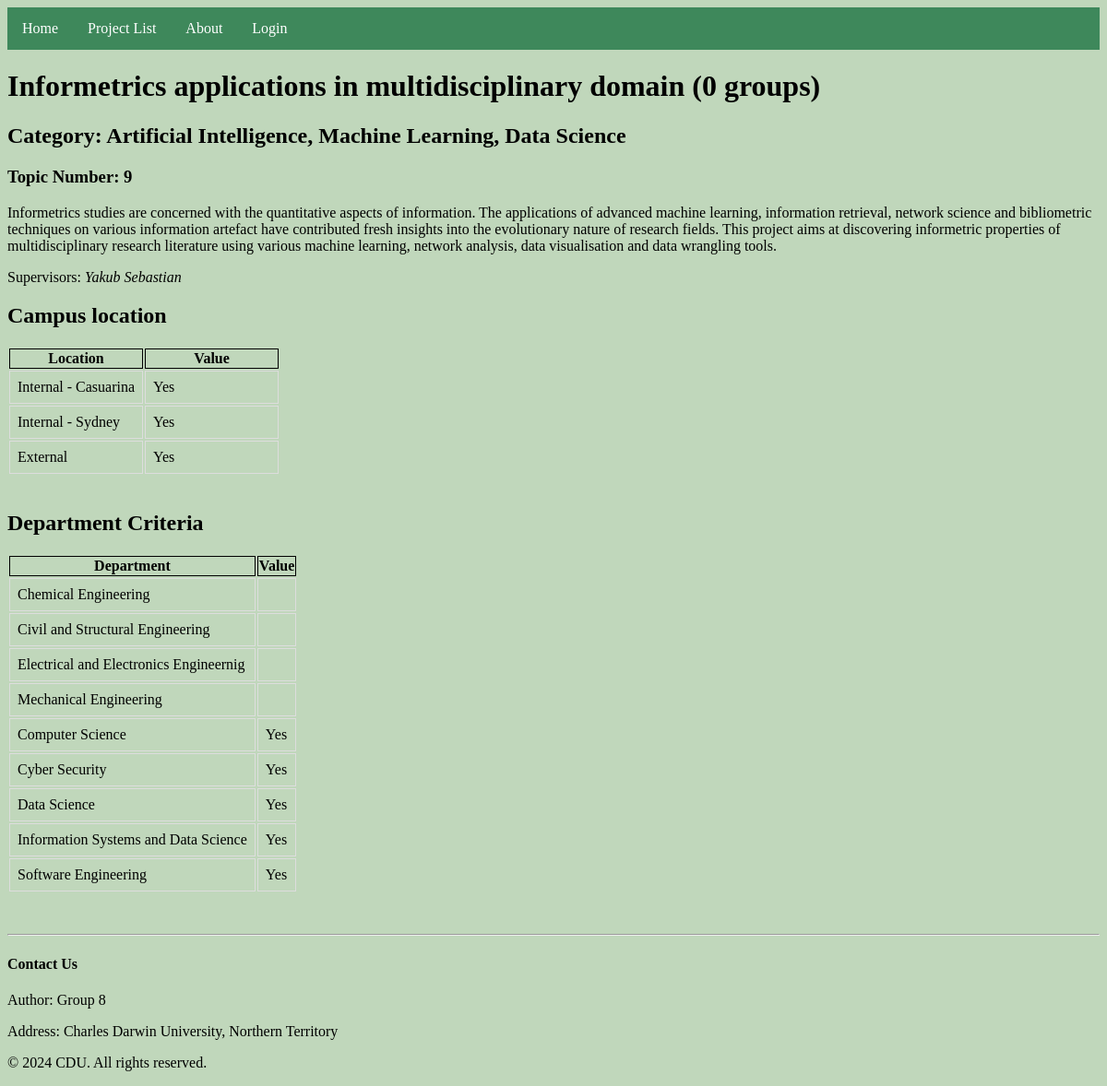
Screenshot of /projects/9 with the database file from the repository.
### g8_app/models.py (models this page shows, shortened)
class Project(models.Model):
    topic_number = models.IntegerField()
    title = models.CharField(max_length=200)
    description = models.TextField()
    bullet_points = models.TextField(blank=True)
    supervisors = models.ForeignKey(Supervisor, on_delete=models.CASCADE, related_name='projects', null=True, blank=True)
    category = models.ManyToManyField(Category, blank=True)
    locations = models.ManyToManyField(Location, blank=True)
    departments = models.ManyToManyField(Department, blank=True)
    group_count = models.PositiveIntegerField(default=0)

class Category(models.Model):
    name = models.CharField(max_length=100)

class Supervisor(models.Model):
    user = models.OneToOneField(CustomUser, on_delete=models.CASCADE, related_name='supervisor_profile')
    name = models.CharField(max_length=100)
    def __str__(self):
        return self.name

class Location(models.Model):
    name = models.CharField(max_length=100)

class Department(models.Model):
    name = models.CharField(max_length=100)

### g8_app/views.py (the view)
# urls.py: path('projects/<int:id>', views.projDetails, name='projDetails'),
def projDetails(request, id):
    project = get_object_or_404(Project, topic_number=id)
    locations = Location.objects.all()
    departments = Department.objects.all()
    bullet_points = [point for point in project.bullet_points.split('\n') if point.strip()]
    context = {
        'project': project,
        'loc': locations,
        'dep': departments,
        'bullet_points': bullet_points,
    }
    return render(request, 'g8_app/projDetails.html', context)

### g8_app/templates/g8_app/projDetails.html (shortened to what this page needs)
{% extends 'g8_app/base.html' %}
{% load static %}
{% block cssFile %}
    <link href="{% static './projDetails.css' %}" rel="stylesheet">
    <link href="{% static './projList.css' %}" rel="stylesheet">
{% endblock cssFile %}
{% block webpage %}
    {% if project %}
        <h1>{{ project.title }} ({{ project.group_count }} group{{ project.group_count|pluralize}})</h1>
        <h2>Category:
        {% for cat in project.category.all %}
            {{ cat.name }}{% if not forloop.last %}, {% endif %}
        {% endfor %}
        </h2>
        <h3>Topic Number: {{ project.topic_number }}</h3>
        <p>{{ project.description }}</p>
        <p>Supervisors:
            <em>{{ project.supervisors }}</em>
        </p>
        <h2>Campus location </h2>
        <section class="location">
            <table>
                <tr>
                    <th>Location</th>
                    <th>Value</th>
                </tr>
                {% for l in loc %}
                    <tr>
                        <td>{{ l.name }}</td>
                        <td>
                            {% if l in project.locations.all %}
                                Yes
                            {% endif %}
                        </td>
                    </tr>
                {% endfor %}
            </table>
        </section>
        <br>
        <h2>Department Criteria</h2>
        <section class="criteria">
            <table>
                <tr>
                    <th>Department</th>
                    <th>Value</th>
                </tr>
                {% for d in dep %}
                    <tr>
                        <td>{{ d.name }}</td>
                        <td>
                            {% if d in project.departments.all %}
                                Yes
                            {% endif %}
                        </td>
                    </tr>
                {% endfor %}
            </table>
        </section>
    {% endif %}
{% endblock webpage %}

### g8_app/static/styles.css (style rules this page uses)
body { background-color: #C0D7BB; }

### g8_app/static/projDetails.css (style rules this page uses)
.location { width:100%; margin-top:20px; }
.criteria { width:100%; margin-top: 20px; }
.location, .criteria { border-collapse: collapse; }
.location th, .location td, .criteria th, .criteria td { border: 1px solid black; }
.location th { width: 50%; }
.location td, .criteria td { padding: 8px; border: 1px solid #ddd; }

### rows the page displays
Project: title "Informetrics applications in multidisciplinary domain", group_count "0", topic_number "9", description "Informetrics studies are concerned with the quantitative aspects of information. The applications of advanced machine learning, information retrieval, network science and bibliometric techniques on various information artefact have contributed fresh insights into the evolutionary nature of research fields. This project aims at discovering informetric properties of multidisciplinary research literature using various machine learning, network analysis, data visualisation and data wrangling tools.", supervisors "Yakub Sebastian"
Category: name "Artificial Intelligence"
Category: name "Machine Learning"
Category: name "Data Science"
Location: name "Internal - Casuarina", shows "Yes"
Location: name "Internal - Sydney", shows "Yes"
Location: name "External", shows "Yes"
Department: name "Chemical Engineering"
Department: name "Civil and Structural Engineering"
Department: name "Electrical and Electronics Engineernig"
Department: name "Mechanical Engineering"
Department: name "Computer Science", shows "Yes"
Department: name "Cyber Security", shows "Yes"
Department: name "Data Science", shows "Yes"
Department: name "Information Systems and Data Science", shows "Yes"
Department: name "Software Engineering", shows "Yes"
